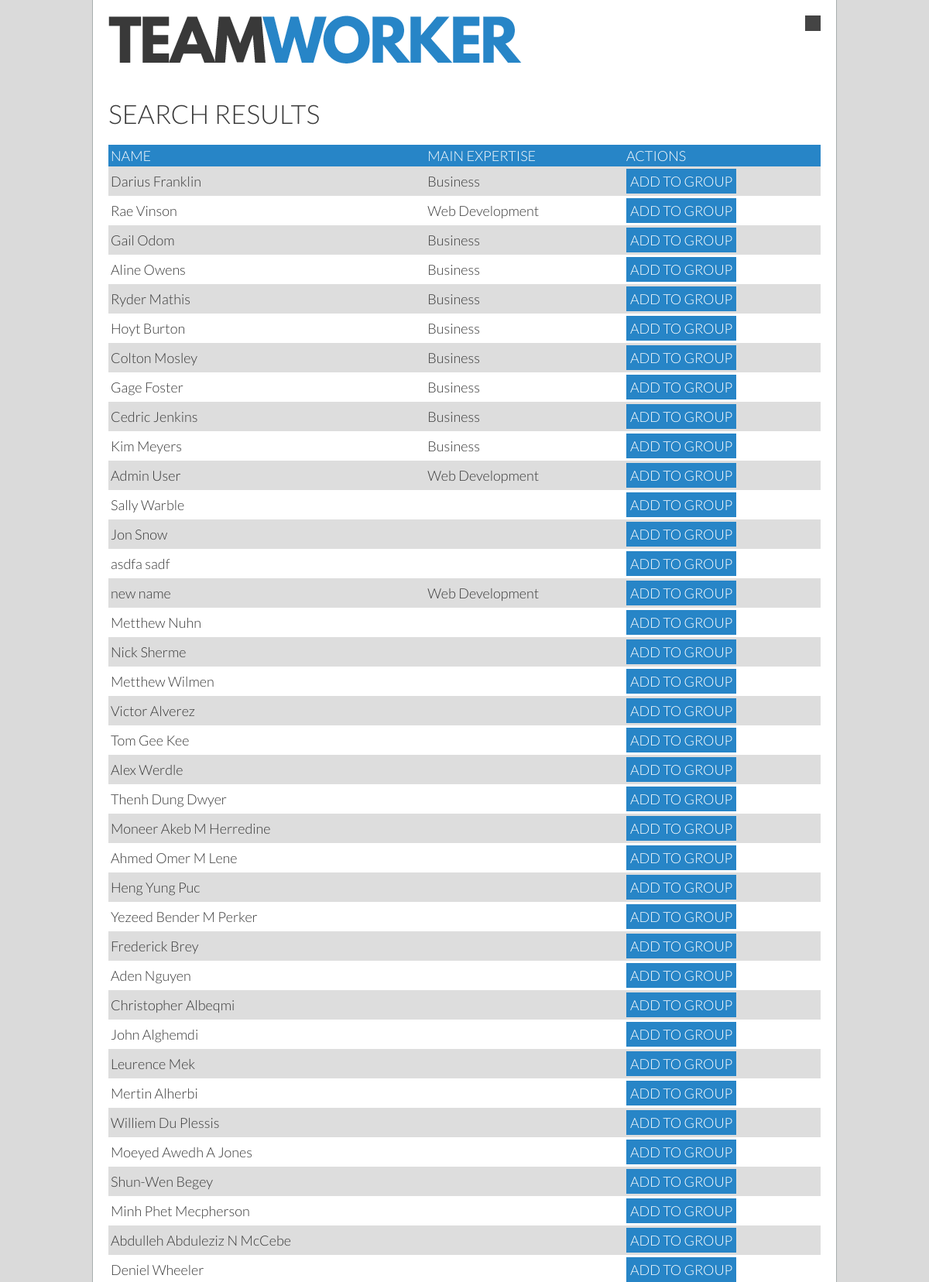
The page /searchResults.php (upper part) on the database its author committed.
### tables this page shows
CREATE TABLE `users` (
  `id` int(11) unsigned NOT NULL AUTO_INCREMENT,
  `permissions` int(11) NOT NULL DEFAULT '1',
  `currentGroup` int(11) DEFAULT '0',
  `groupLeader` tinyint(1) DEFAULT NULL,
  `name` varchar(40) DEFAULT NULL,
  `displayName` varchar(30) DEFAULT NULL,
  `email` varchar(40) DEFAULT NULL,
  `password` char(64) DEFAULT NULL,
  `dob` date DEFAULT NULL,
  `mainArea` varchar(30) DEFAULT NULL,
  `skills` text,
  `gpa` double DEFAULT NULL,
  `goal` double DEFAULT NULL,
  `bio` varchar(300) DEFAULT NULL,
  `studentID` varchar(255) DEFAULT NULL,
  PRIMARY KEY (`id`),
  UNIQUE KEY `email` (`email`),
  UNIQUE KEY `studentID` (`studentID`)
);

### searchHandler.php (called while the page is built, shortened)
<?php
$mainArea = $_POST['field'];
if($mainArea == "") {
  $query = ('SELECT * FROM users WHERE currentGroup = 0');
}
else {
  $query = ('SELECT * FROM users WHERE mainArea = :mainArea AND currentGroup = 0');
}
$statement = $db -> prepare($query);
$statement -> bindValue(':mainArea', $mainArea);
$statement -> execute();
$result = $statement -> fetchAll(PDO::FETCH_ASSOC);
?>

### searchResults.php (the view, shortened to what this page needs)
<?php include('userHandler.php') ?>
<?php include('searchHandler.php'); ?>
<!DOCTYPE HTML>
<html>
<head>
    <?php include "stylesheets.inc"; ?>
</head>
<body>
    <main>
        <?php include "header.inc"; ?>
        <div class="content">
            <h1>Search Results</h1>
            <table>
                <tr>
                    <th>Name</th>
                    <th>Main Expertise</th>
                    <th>Actions</th>
                </tr>
                <?php foreach ($result as $a) { ?>
                <tr>
                    <td><?=$a['name']?></td>
                    <td><?=$a['mainArea']?></td>
                    <td><a class="button" href="list.php?action=add&amp;user=<?=$a['id']?>">Add to group</a></td>
                </tr>
                <?php } ?>
            </table>
        </div>
    </main>
</body>
</html>

### style.css (style rules this page uses)
body { margin: 0; padding:0; font-family: 'Lato', sans-serif; font-weight: 300; font-size:20px; }
main { width:960px; height:auto; margin:0 auto; }
.content { margin: 20px; overflow: auto; }
h1 { font-weight:300; font-size:1.7em; text-transform:uppercase; margin: 15px 0; }
.content h1:first-child { margin-top:0; }
a { text-decoration:none; color:inherit; transition: opacity 0.3s ease; }
.button { display: inline-block; padding: 5px; text-transform: uppercase; color: #fff; background-color: #2785c7; }
table { width:100%; box-sizing:border-box; font-size:0; border-spacing:0; margin:20px 0; }
th { text-transform:uppercase; font-weight: 300; }
td, th { font-size:18px; padding:3px; margin:0; text-align:left; min-height:1em; }

### colour.css (style rules this page uses)
body, .grain { background-color:#dadada; background-image:url(_resources/15p-grey.jpg); }
main { background-color:white; }
.accent, ul.filters li, form#login input[type="submit"], th, .progress, .blue-square, .status .online .icon { background-color:#2785c7; }
tr:nth-child(even) { background-color:#ddd; }
body, main { color:#393939; }
ul.filters li, form#login input[type="submit"], th, .glance, .status .icon { color:white; }
main { border: 1px solid #a8aeaf; border-top:none; }

### rows shown on the page
users: name "Darius Franklin", mainArea "Business"
users: name "Rae Vinson", mainArea "Web Development"
users: name "Gail Odom", mainArea "Business"
users: name "Aline Owens", mainArea "Business"
users: name "Ryder Mathis", mainArea "Business"
users: name "Hoyt Burton", mainArea "Business"
users: name "Colton Mosley", mainArea "Business"
users: name "Gage Foster", mainArea "Business"
users: name "Cedric Jenkins", mainArea "Business"
users: name "Kim Meyers", mainArea "Business"
users: name "Admin User", mainArea "Web Development"
users: name "Sally Warble"
users: name "Jon Snow"
users: name "asdfa sadf"
users: name "new name", mainArea "Web Development"
users: name "Metthew Nuhn"
users: name "Nick Sherme"
users: name "Metthew Wilmen"
users: name "Victor Alverez"
users: name "Tom Gee Kee"
users: name "Alex Werdle"
users: name "Thenh Dung Dwyer"
users: name "Moneer Akeb M Herredine"
users: name "Ahmed Omer M Lene"
users: name "Heng Yung Puc"
users: name "Yezeed Bender M Perker"
users: name "Frederick Brey"
users: name "Aden Nguyen"
users: name "Christopher Albeqmi"
users: name "John Alghemdi"
users: name "Leurence Mek"
users: name "Mertin Alherbi"
users: name "Williem Du Plessis"
users: name "Moeyed Awedh A Jones"
users: name "Shun-Wen Begey"
users: name "Minh Phet Mecpherson"
users: name "Abdulleh Abduleziz N McCebe"
users: name "Deniel Wheeler"
